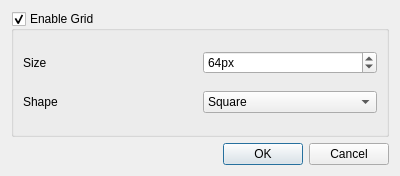
<?xml version="1.0" encoding="UTF-8"?>
<ui version="4.0">
 <class>GridConfig</class>
 <widget class="QDialog" name="GridConfig">
  <property name="geometry">
   <rect>
    <x>0</x>
    <y>0</y>
    <width>400</width>
    <height>176</height>
   </rect>
  </property>
  <property name="windowTitle">
   <string>Configure Grid</string>
  </property>
  <property name="modal">
   <bool>true</bool>
  </property>
  <layout class="QGridLayout" name="gridLayout">
   <item row="0" column="0">
    <widget class="QGroupBox" name="enable_check">
     <property name="title">
      <string>Enable Grid</string>
     </property>
     <property name="checkable">
      <bool>true</bool>
     </property>
     <property name="checked">
      <bool>true</bool>
     </property>
     <layout class="QGridLayout" name="gridLayout_2">
      <item row="0" column="0">
       <widget class="QLabel" name="label">
        <property name="text">
         <string>Size</string>
        </property>
       </widget>
      </item>
      <item row="0" column="1">
       <widget class="QSpinBox" name="size_spin">
        <property name="suffix">
         <string>px</string>
        </property>
        <property name="minimum">
         <number>2</number>
        </property>
        <property name="maximum">
         <number>1024</number>
        </property>
        <property name="value">
         <number>64</number>
        </property>
       </widget>
      </item>
      <item row="1" column="0">
       <widget class="QLabel" name="label_2">
        <property name="text">
         <string>Shape</string>
        </property>
       </widget>
      </item>
      <item row="1" column="1">
       <widget class="QComboBox" name="shape_combo">
        <item>
         <property name="text">
          <string>Square</string>
         </property>
        </item>
        <item>
         <property name="text">
          <string>Triangle1</string>
         </property>
        </item>
        <item>
         <property name="text">
          <string>Triangle2</string>
         </property>
        </item>
       </widget>
      </item>
     </layout>
    </widget>
   </item>
   <item row="1" column="0">
    <widget class="QDialogButtonBox" name="buttonBox">
     <property name="orientation">
      <enum>Qt::Horizontal</enum>
     </property>
     <property name="standardButtons">
      <set>QDialogButtonBox::Cancel|QDialogButtonBox::Ok</set>
     </property>
    </widget>
   </item>
  </layout>
 </widget>
 <resources/>
 <connections>
  <connection>
   <sender>buttonBox</sender>
   <signal>accepted()</signal>
   <receiver>GridConfig</receiver>
   <slot>accept()</slot>
   <hints>
    <hint type="sourcelabel">
     <x>252</x>
     <y>171</y>
    </hint>
    <hint type="destinationlabel">
     <x>157</x>
     <y>175</y>
    </hint>
   </hints>
  </connection>
  <connection>
   <sender>buttonBox</sender>
   <signal>rejected()</signal>
   <receiver>GridConfig</receiver>
   <slot>reject()</slot>
   <hints>
    <hint type="sourcelabel">
     <x>320</x>
     <y>171</y>
    </hint>
    <hint type="destinationlabel">
     <x>286</x>
     <y>175</y>
    </hint>
   </hints>
  </connection>
 </connections>
</ui>
